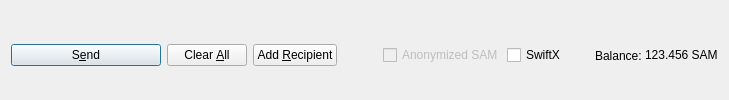
         <widget class="QFrame" name="frame_Send">
          <layout class="QHBoxLayout" name="horizontalLayout">
           <property name="bottomMargin">
            <number>0</number>
           </property>
           <item>
            <widget class="QPushButton" name="sendButton">
             <property name="minimumSize">
              <size>
               <width>150</width>
               <height>0</height>
              </size>
             </property>
             <property name="toolTip">
              <string>Confirm the send action</string>
             </property>
             <property name="text">
              <string>S&amp;end</string>
             </property>
             <property name="icon">
              <iconset resource="../stamp.qrc">
               <normaloff>:/icons/send</normaloff>:/icons/send</iconset>
             </property>
             <property name="autoDefault">
              <bool>false</bool>
             </property>
             <property name="default">
              <bool>true</bool>
             </property>
            </widget>
           </item>
           <item>
            <widget class="QPushButton" name="clearButton">
             <property name="sizePolicy">
              <sizepolicy hsizetype="Minimum" vsizetype="Fixed">
               <horstretch>0</horstretch>
               <verstretch>0</verstretch>
              </sizepolicy>
             </property>
             <property name="toolTip">
              <string>Clear all fields of the form.</string>
             </property>
             <property name="text">
              <string>Clear &amp;All</string>
             </property>
             <property name="icon">
              <iconset resource="../stamp.qrc">
               <normaloff>:/icons/remove</normaloff>:/icons/remove</iconset>
             </property>
             <property name="autoDefault">
              <bool>false</bool>
             </property>
            </widget>
           </item>
           <item>
            <widget class="QPushButton" name="addButton">
             <property name="toolTip">
              <string>Send to multiple recipients at once</string>
             </property>
             <property name="text">
              <string>Add &amp;Recipient</string>
             </property>
             <property name="icon">
              <iconset resource="../stamp.qrc">
               <normaloff>:/icons/add</normaloff>:/icons/add</iconset>
             </property>
             <property name="autoDefault">
              <bool>false</bool>
             </property>
            </widget>
           </item>
           <item>
            <spacer name="horizontalSpacer">
             <property name="orientation">
              <enum>Qt::Horizontal</enum>
             </property>
             <property name="sizeHint" stdset="0">
              <size>
               <width>40</width>
               <height>20</height>
              </size>
             </property>
            </spacer>
           </item>
           <item>
            <layout class="QHBoxLayout" name="horizontalLayout_2">
             <property name="spacing">
              <number>3</number>
             </property>
             <item>
              <widget class="QCheckBox" name="checkzSAM">
               <property name="enabled">
                <bool>false</bool>
               </property>
               <property name="text">
                <string>Anonymized SAM</string>
               </property>
              </widget>
             </item>
             <item>
              <widget class="QCheckBox" name="checkSwiftTX">
               <property name="enabled">
                <bool>true</bool>
               </property>
               <property name="minimumSize">
                <size>
                 <width>85</width>
                 <height>0</height>
                </size>
               </property>
               <property name="text">
                <string>SwiftX</string>
               </property>
              </widget>
             </item>
             <item>
              <widget class="QLabel" name="label">
               <property name="text">
                <string>Balance:</string>
               </property>
              </widget>
             </item>
             <item>
              <widget class="QLabel" name="labelBalance">
               <property name="sizePolicy">
                <sizepolicy hsizetype="Preferred" vsizetype="Fixed">
                 <horstretch>0</horstretch>
                 <verstretch>0</verstretch>
                </sizepolicy>
               </property>
               <property name="cursor">
                <cursorShape>IBeamCursor</cursorShape>
               </property>
               <property name="text">
                <string notr="true">123.456 SAM</string>
               </property>
               <property name="textInteractionFlags">
                <set>Qt::LinksAccessibleByMouse|Qt::TextSelectableByKeyboard|Qt::TextSelectableByMouse</set>
               </property>
              </widget>
             </item>
            </layout>
           </item>
          </layout>
         </widget>
